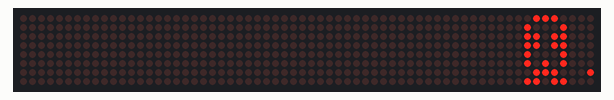
Simulated run of this sketch. Board: Arduino Uno, built with avr-gcc and run on an emulated ATmega328P. Shown: 64×8 LED matrix.

Above: at 4.6 s.
At 8.4 s:
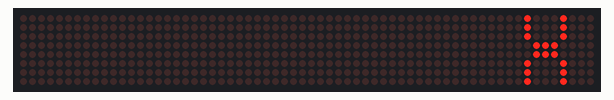
At 12.7 s:
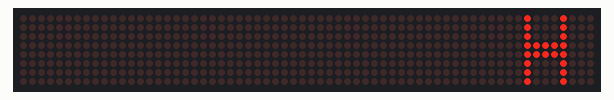
At 20.4 s:
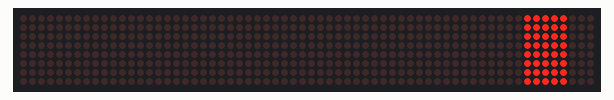
At 28.6 s:
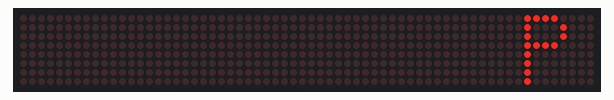
At 37.0 s:
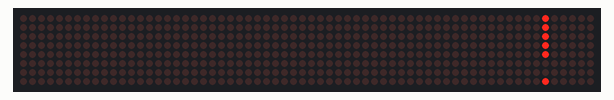

Measured:
- what the display in image 0 shows lasts 1.0 s, from 4.5 s to 5.5 s
- what the display in image 1 shows lasts 0.5 s, from 8.3 s to 8.8 s
- what the display in image 3 shows lasts 0.7 s, from 20.3 s to 21.0 s
- what the display in image 5 shows lasts 0.8 s, from 36.9 s to 37.7 s

The sketch:

HXA.ino
```cpp
#include<LedControl.h>
//ACR
//El siguiente programa contine código y librerias de terceros.
int DIN = 10;
int CS = 9;
int clk = 8;

//A CONTINUACIÓN LA FORMA MÁS ESTUPIDA DE LLENAR MEMORIA Y HACER EL CÓDIGO COMPLICADO :)
//PERO FUNCIONA!

byte h[8]= {0x88,0x88,0x88,0xF8,0xF8,0x88,0x88,0x88};
byte a[8]= {0x20,0x50,0x88,0XF8,0xF8,0x88,0x88,0x88};
byte p[8]= {0xF0,0x88,0x88,0xF0,0x80,0x80,0x80,0x80};
byte pq[8]= {0xF0,0x88,0x88,0xF0,0x80,0x80,0x80,0x88};
byte y[8]= {0x88,0x88,0x88,0x70,0x20,0x20,0x20,0x20};
byte x[8]= {0x88,0x88,0x88,0x70,0x70,0x88,0x88,0x88};
byte m[8]= {0x88,0xD8,0xA8,0xA8,0x88,0x88,0x88,0x88};
byte s[8]= {0x78,0x80,0x80,0x70,0x08,0x08,0x08,0xF0};
byte gi[8]= {0x00,0x00,0x00,0xF8,0xF8,0x00,0x00,0x00};
byte b[8]= {0xF0,0x88,0x88,0xF0,0xF0,0x88,0x88,0xF0};
byte r[8]= {0xF0,0x88,0x88,0xF0,0xC0,0xA0,0x90,0x88};
byte fi1[8]= {0x70,0x88,0xD8,0xD8,0x88,0xA8,0x71,0xD8};
byte e[8]= {0xF8,0x80,0x80,0xF0,0x80,0x80,0x80,0xF8};
byte tt[1]= {0xF8};

byte a1[8]= {0x80,0x00,0x00,0x00,0x00,0x00,0x00,0x00};
byte a2[8]= {0xC0,0x00,0x00,0x00,0x00,0x00,0x00,0x00};
byte a3[8]= {0xE0,0x00,0x00,0x00,0x00,0x00,0x00,0x00};
byte a4[8]= {0xF0,0x00,0x00,0x00,0x00,0x00,0x00,0x00};
byte a5[8]= {0xF8,0x00,0x00,0x00,0x00,0x00,0x00,0x00};
byte b1[8]= {0xF8,0x08,0x00,0x00,0x00,0x00,0x00,0x00};
byte b2[8]= {0xF8,0x18,0x00,0x00,0x00,0x00,0x00,0x00};
byte b3[8]= {0xF8,0x38,0x00,0x00,0x00,0x00,0x00,0x00};
byte b4[8]= {0xF8,0x78,0x00,0x00,0x00,0x00,0x00,0x00};
byte b5[8]= {0xF8,0xF8,0x00,0x00,0x00,0x00,0x00,0x00};
byte c1[8]= {0xF8,0xF8,0x80,0x00,0x00,0x00,0x00,0x00};
byte c2[8]= {0xF8,0xF8,0xC0,0x00,0x00,0x00,0x00,0x00};
byte c3[8]= {0xF8,0xF8,0xE0,0x00,0x00,0x00,0x00,0x00};
byte c4[8]= {0xF8,0xF8,0xF0,0x00,0x00,0x00,0x00,0x00};
byte c5[8]= {0xF8,0xF8,0xF8,0x00,0x00,0x00,0x00,0x00};
byte d1[8]= {0xF8,0xF8,0xF8,0x08,0x00,0x00,0x00,0x00};
byte d2[8]= {0xF8,0xF8,0xF8,0x18,0x00,0x00,0x00,0x00};
byte d3[8]= {0xF8,0xF8,0xF8,0x38,0x00,0x00,0x00,0x00};
byte d4[8]= {0xF8,0xF8,0xF8,0x78,0x00,0x00,0x00,0x00};
byte d5[8]= {0xF8,0xF8,0xF8,0xF8,0x00,0x00,0x00,0x00};
byte e1[8]= {0xF8,0xF8,0xF8,0xF8,0X80,0x00,0x00,0x00};
byte e2[8]= {0xF8,0xF8,0xF8,0xF8,0xC0,0x00,0x00,0x00};
byte e3[8]= {0xF8,0xF8,0xF8,0xF8,0xE0,0x00,0x00,0x00};
byte e4[8]= {0xF8,0xF8,0xF8,0xF8,0xF0,0x00,0x00,0x00};
byte e5[8]= {0xF8,0xF8,0xF8,0xF8,0xF8,0x00,0x00,0x00};
byte f1[8]= {0xF8,0xF8,0xF8,0xF8,0xF8,0x08,0x00,0x00};
byte f2[8]= {0xF8,0xF8,0xF8,0xF8,0xF8,0x18,0x00,0x00};
byte f3[8]= {0xF8,0xF8,0xF8,0xF8,0xF8,0x38,0x00,0x00};
byte f4[8]= {0xF8,0xF8,0xF8,0xF8,0xF8,0x78,0x00,0x00};
byte f5[8]= {0xF8,0xF8,0xF8,0xF8,0xF8,0xF8,0x00,0x00};
byte g1[8]= {0xF8,0xF8,0xF8,0xF8,0xF8,0xF8,0x80,0x00};
byte g2[8]= {0xF8,0xF8,0xF8,0xF8,0xF8,0xF8,0xC0,0x00};
byte g3[8]= {0xF8,0xF8,0xF8,0xF8,0xF8,0xF8,0xE0,0x00};
byte g4[8]= {0xF8,0xF8,0xF8,0xF8,0xF8,0xF8,0xF0,0x00};
byte g5[8]= {0xF8,0xF8,0xF8,0xF8,0xF8,0xF8,0xF8,0x00};
byte h1[8]= {0xF8,0xF8,0xF8,0xF8,0xF8,0xF8,0xF8,0x08};
byte h2[8]= {0xF8,0xF8,0xF8,0xF8,0xF8,0xF8,0xF8,0x18};
byte h3[8]= {0xF8,0xF8,0xF8,0xF8,0xF8,0xF8,0xF8,0x38};
byte h4[8]= {0xF8,0xF8,0xF8,0xF8,0xF8,0xF8,0xF8,0x78};
byte h5[8]= {0xF8,0xF8,0xF8,0xF8,0xF8,0xF8,0xF8,0xF8};

//se que pude haber usado las mismas variables de arriba pero cuando tú lo programes lo haces como Sjai te de a entender ok!?
byte aa1[8]= {0x00,0x00,0x00,0x00,0x00,0x00,0x00,0x08};
byte aa2[8]= {0x00,0x00,0x00,0x00,0x00,0x00,0x00,0x18};
byte aa3[8]= {0x00,0x00,0x00,0x00,0x00,0x00,0x00,0x38};
byte aa4[8]= {0x00,0x00,0x00,0x00,0x00,0x00,0x00,0x78};
byte aa5[8]= {0x00,0x00,0x00,0x00,0x00,0x00,0x00,0xF8};
byte bb1[8]= {0x00,0x00,0x00,0x00,0x00,0x00,0x80,0xF8};
byte bb2[8]= {0x00,0x00,0x00,0x00,0x00,0x00,0xC0,0xF8};
byte bb3[8]= {0x00,0x00,0x00,0x00,0x00,0x00,0xE0,0xF8};
byte bb4[8]= {0x00,0x00,0x00,0x00,0x00,0x00,0xF0,0xF8};
byte bb5[8]= {0x00,0x00,0x00,0x00,0x00,0x00,0xF8,0xF8};
byte cc1[8]= {0x00,0x00,0x00,0x00,0x00,0x08,0xF8,0xF8};
byte cc2[8]= {0x00,0x00,0x00,0x00,0x00,0x18,0xF8,0xF8};
byte cc3[8]= {0x00,0x00,0x00,0x00,0x00,0x38,0xF8,0xF8};
byte cc4[8]= {0x00,0x00,0x00,0x00,0x00,0x78,0xF8,0xF8};
byte cc5[8]= {0x00,0x00,0x00,0x00,0x00,0xF8,0xF8,0xF8};
byte dd1[8]= {0x00,0x00,0x00,0x00,0x80,0xF8,0xF8,0xF8};
byte dd2[8]= {0x00,0x00,0x00,0x00,0xC0,0xF8,0xF8,0xF8};
byte dd3[8]= {0x00,0x00,0x00,0x00,0xE0,0xF8,0xF8,0xF8};
byte dd4[8]= {0x00,0x00,0x00,0x00,0xF0,0xF8,0xF8,0xF8};
byte dd5[8]= {0x00,0x00,0x00,0x00,0xF8,0xF8,0xF8,0xF8};
byte ee1[8]= {0x00,0x00,0x00,0x08,0xF8,0xF8,0xF8,0xF8};
byte ee2[8]= {0x00,0x00,0x00,0x18,0xF8,0xF8,0xF8,0xF8};
byte ee3[8]= {0x00,0x00,0x00,0x38,0xF8,0xF8,0xF8,0xF8};
byte ee4[8]= {0x00,0x00,0x00,0x78,0xF8,0xF8,0xF8,0xF8};
byte ee5[8]= {0x00,0x00,0x00,0xF8,0xF8,0xF8,0xF8,0xF8};
byte ff1[8]= {0x00,0x00,0x80,0xF8,0xF8,0xF8,0xF8,0xF8};
byte ff2[8]= {0x00,0x00,0xC0,0xF8,0xF8,0xF8,0xF8,0xF8};
byte ff3[8]= {0x00,0x00,0xE0,0xF8,0xF8,0xF8,0xF8,0xF8};
byte ff4[8]= {0x00,0x00,0xF0,0xF8,0xF8,0xF8,0xF8,0xF8};
byte ff5[8]= {0x00,0x00,0xF8,0xF8,0xF8,0xF8,0xF8,0xF8};
byte gg1[8]= {0x00,0x08,0xF8,0xF8,0xF8,0xF8,0xF8,0xF8};
byte gg2[8]= {0x00,0x18,0xF8,0xF8,0xF8,0xF8,0xF8,0xF8};
byte gg3[8]= {0x00,0x38,0xF8,0xF8,0xF8,0xF8,0xF8,0xF8};
byte gg4[8]= {0x00,0x78,0xF8,0xF8,0xF8,0xF8,0xF8,0xF8};
byte gg5[8]= {0x00,0xF8,0xF8,0xF8,0xF8,0xF8,0xF8,0xF8};
byte hh1[8]= {0x80,0xF8,0xF8,0xF8,0xF8,0xF8,0xF8,0xF8};
byte hh2[8]= {0xC0,0xF8,0xF8,0xF8,0xF8,0xF8,0xF8,0xF8};
byte hh3[8]= {0xE0,0xF8,0xF8,0xF8,0xF8,0xF8,0xF8,0xF8};
byte hh4[8]= {0xF0,0xF8,0xF8,0xF8,0xF8,0xF8,0xF8,0xF8};
byte hh5[8]= {0xF8,0xF8,0xF8,0xF8,0xF8,0xF8,0xF8,0xF8};

byte di[8]= {0x20,0x20,0x20,0x20,0x20,0xF8,0xF8,0xF8};
byte sig1[8]= {0x08,0x08,0x08,0x08,0x08,0x00,0x00,0x08};
byte sig2[8]= {0x10,0x10,0x10,0x10,0x10,0x00,0x00,0x10};
byte sig3[8]= {0x20,0x20,0x20,0x20,0x20,0x00,0x00,0x20};
byte sig4[8]= {0x40,0x40,0x40,0x40,0x40,0x00,0x00,0x40};
byte sig5[8]= {0x80,0x80,0x80,0x80,0x80,0x00,0x00,0x80};

byte smi[8]= {0x50,0x50,0x50,0x00,0x88,0x88,0x88,0x70};
LedControl lc=LedControl (DIN,clk,CS,0);

void setup(){
 lc.shutdown(0,false);       //The MAX72XX is in power-saving mode on startup
 lc.setIntensity(0,15);      // Set the brightness to maximum value
 lc.clearDisplay(0);         // and clear the display
}

void loop(){
  ani();
  lc.clearDisplay(0);
  delay(250);

  printByte(fi1);
  delay(1000);

  xmas();
  lc.clearDisplay(0);
  delay(250);

  sig();
  delay(250);

  printByte(tt);
  delay(500);

  ani2();
  delay(500);

  printByte(di);
  delay(500);

  printByte(smi);
  delay(500);
}

void xmas(){
  printByte(h);
  delay(500);
  printByte(a);
  delay(500);
  printByte(p);
  delay(500);
  printByte(pq);
  delay(500);
  printByte(y);
  delay(500);
  printByte(gi);
  delay(250);
  printByte(x);
  delay(500);
  printByte(m);
  delay(500);
  printByte(a);
  delay(500);
  printByte(s);
  delay(500);
  printByte(gi);
  delay(250);
  printByte(a);
  delay(500);
  printByte(b);
  delay(500);
  printByte(r);
  delay(500);
  printByte(a);
  delay(500);
  printByte(h);
  delay(500);
  printByte(a);
  delay(500);
  printByte(m);
  delay(500);
}

void ani(){
  printByte(a1);
  delay(100);
  printByte(a2);
  delay(100);
  printByte(a3);
  delay(100);
  printByte(a4);
  delay(100);
  printByte(a5);
  delay(100);
  printByte(b1);
  delay(100);
  printByte(b2);
  delay(100);
  printByte(b3);
  delay(100);
  printByte(b4);
  delay(100);
  printByte(b5);
  delay(100);
  printByte(c1);
  delay(100);
  printByte(c2);
  delay(100);
  printByte(c3);
  delay(100);
  printByte(c4);
  delay(100);
  printByte(c5);
  delay(100);
  printByte(d1);
  delay(100);
  printByte(d2);
  delay(100);
  printByte(d3);
  delay(100);
  printByte(d4);
  delay(100);
  printByte(d5);
  delay(100);
  printByte(e1);
  delay(100);
  printByte(e2);
  delay(100);
  printByte(e3);
  delay(100);
  printByte(e4);
  delay(100);
  printByte(e5);
  delay(100);
  printByte(f1);
  delay(100);
  printByte(f2);
  delay(100);
  printByte(f3);
  delay(100);
  printByte(f4);
  delay(100);
  printByte(f5);
  delay(100);
  printByte(g1);
  delay(100);
  printByte(g2);
  delay(100);
  printByte(g3);
  delay(100);
  printByte(g4);
  delay(100);
  printByte(g5);
  delay(100);
  printByte(h1);
  delay(100);
  printByte(h2);
  delay(100);
  printByte(h3);
  delay(100);
  printByte(h4);
  delay(100);
  printByte(h5);
  delay(100);

}

void ani2(){
  printByte(aa1);
  delay(100);
  printByte(aa2);
  delay(100);
  printByte(aa3);
  delay(100);
  printByte(aa4);
  delay(100);
  printByte(aa5);
  delay(100);
  printByte(bb1);
  delay(100);
  printByte(bb2);
  delay(100);
  printByte(bb3);
  delay(100);
  printByte(bb4);
  delay(100);
  printByte(bb5);
  delay(100);
  printByte(cc1);
  delay(100);
  printByte(cc2);
  delay(100);
  printByte(cc3);
  delay(100);
  printByte(cc4);
  delay(100);
  printByte(cc5);
  delay(100);
  printByte(dd1);
  delay(100);
  printByte(dd2);
  delay(100);
  printByte(dd3);
  delay(100);
  printByte(dd4);
  delay(100);
  printByte(dd5);
  delay(100);
  printByte(ee1);
  delay(100);
  printByte(ee2);
  delay(100);
  printByte(ee3);
  delay(100);
  printByte(ee4);
  delay(100);
  printByte(ee5);
  delay(100);
  printByte(ff1);
  delay(100);
  printByte(ff2);
  delay(100);
  printByte(ff3);
  delay(100);
  printByte(ff4);
  delay(100);
  printByte(ff5);
  delay(100);
  printByte(gg1);
  delay(100);
  printByte(gg2);
  delay(100);
  printByte(gg3);
  delay(100);
  printByte(gg4);
  delay(100);
  printByte(gg5);
  delay(100);
  printByte(hh1);
  delay(100);
  printByte(hh2);
  delay(100);
  printByte(hh3);
  delay(100);
  printByte(hh4);
  delay(100);
  printByte(hh5);
  delay(100);

}

//Parov Stelar 'Catgroove' live https://www.youtube.com/watch?v=om5Cmr1fW60
void sig(){
  printByte(sig1);
  delay(100);
  printByte(sig2);
  delay(100);
  printByte(sig3);
  delay(100);
  printByte(sig4);
  delay(100);
  printByte(sig5);
  delay(100);
  printByte(sig3);
  delay(500);
}
void printByte(byte character [])
{
  int i = 0;
  for(i=0;i<8;i++)
  {
    lc.setRow(0,i,character[i]);
  }
}
```
